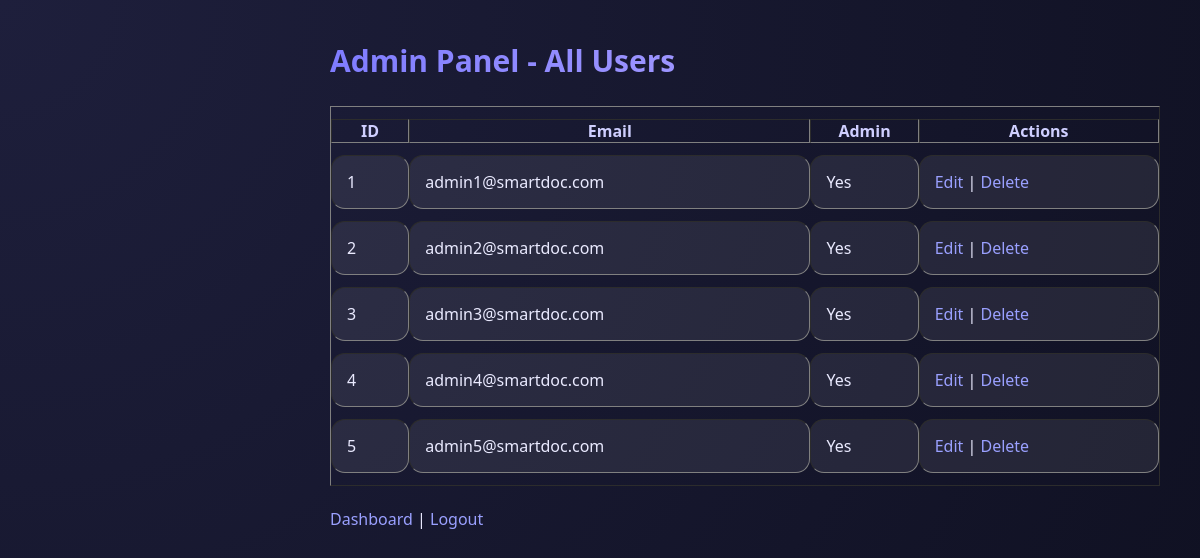
The app's page /admin_panel (signed in) with its own data.
### app.py (models this page shows)
class User(db.Model):
    id = db.Column(db.Integer, primary_key=True)
    email = db.Column(db.String(120), unique=True)
    password = db.Column(db.String(50))
    is_admin = db.Column(db.Boolean, default=False)

### app.py (the view)
@app.route("/admin_panel")
def admin_panel():
    if "user_id" not in session or not session.get("is_admin"):
        return redirect("/")
    users = User.query.all()
    return render_template("admin_panel.html", users=users)

### templates/admin_panel.html (shortened to what this page needs)
<!DOCTYPE html>
<html>
<head>
<link rel="stylesheet" href="{{ url_for('static', filename='style.css') }}">
</head>
<body>
<div class="container">
    <h2>Admin Panel - All Users</h2>
    <table border="1" cellpadding="8">
        <tr>
            <th>ID</th>
            <th>Email</th>
            <th>Admin</th>
            <th>Actions</th>
        </tr>
        {% for user in users %}
        <tr>
            <td>{{ user.id }}</td>
            <td>{{ user.email }}</td>
            <td>{{ "Yes" if user.is_admin else "No" }}</td>
            <td>
                <a href="/edit_user/{{ user.id }}">Edit</a> |
                <a href="/delete_user/{{ user.id }}" onclick="return confirm('Delete user?')">Delete</a>
            </td>
        </tr>
        {% endfor %}
    </table>
    <br>
    <a href="/admin_dashboard">Dashboard</a> |
    <a href="/logout">Logout</a>
</div>
</body>
</html>

### static/style.css (style rules this page uses)
* { margin: 0; padding: 0; box-sizing: border-box; font-family: 'Poppins', 'Segoe UI', sans-serif; }
body { background: radial-gradient(circle at top left, #1e1f3c, #0f1021); color: #eaeaff; min-height: 100vh; }
a, button, .folder, .card { transition: all 0.35s ease; }
.container { margin-left: 290px; padding: 40px; }
h2 { font-size: 30px; margin-bottom: 25px; background: linear-gradient(90deg, #7f7cff, #c6b7ff); -webkit-background-clip: text; -webkit-text-fill-color: transparent; }
a { color: #9aa0ff; text-decoration: none; }
table { width: 100%; border-collapse: separate; border-spacing: 0 12px; }
th { color: #cfcfff; font-weight: 600; }
td { background: rgba(255,255,255,0.08); padding: 15px; border-radius: 14px; }

### records on screen
User: id "1", email "admin1@smartdoc.com", is_admin "Yes"
User: id "2", email "admin2@smartdoc.com", is_admin "Yes"
User: id "3", email "admin3@smartdoc.com", is_admin "Yes"
User: id "4", email "admin4@smartdoc.com", is_admin "Yes"
User: id "5", email "admin5@smartdoc.com", is_admin "Yes"
